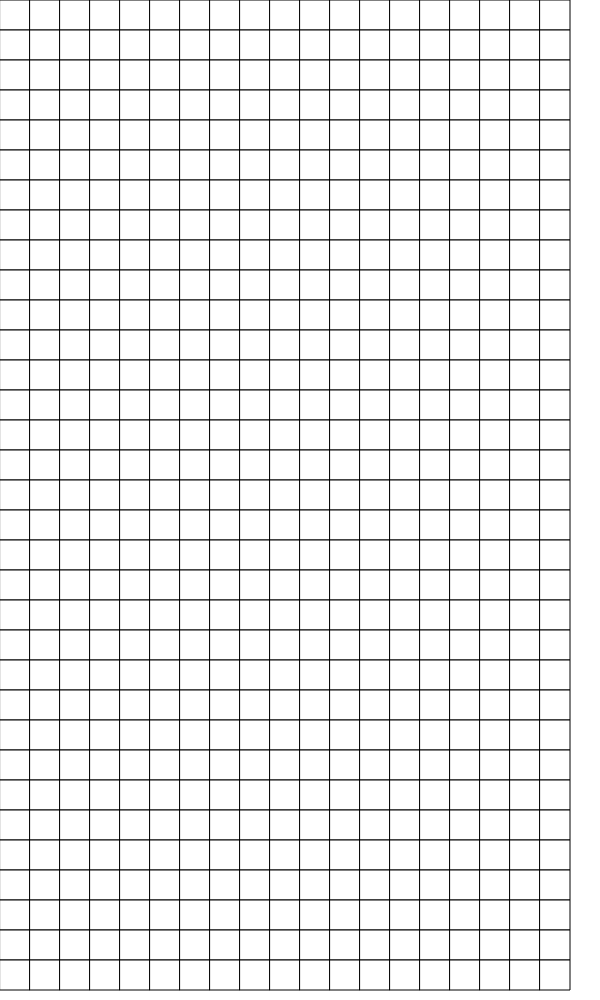
Frame 1 (no input)
Frame 60 (no input): identical to frame 1, image omitted
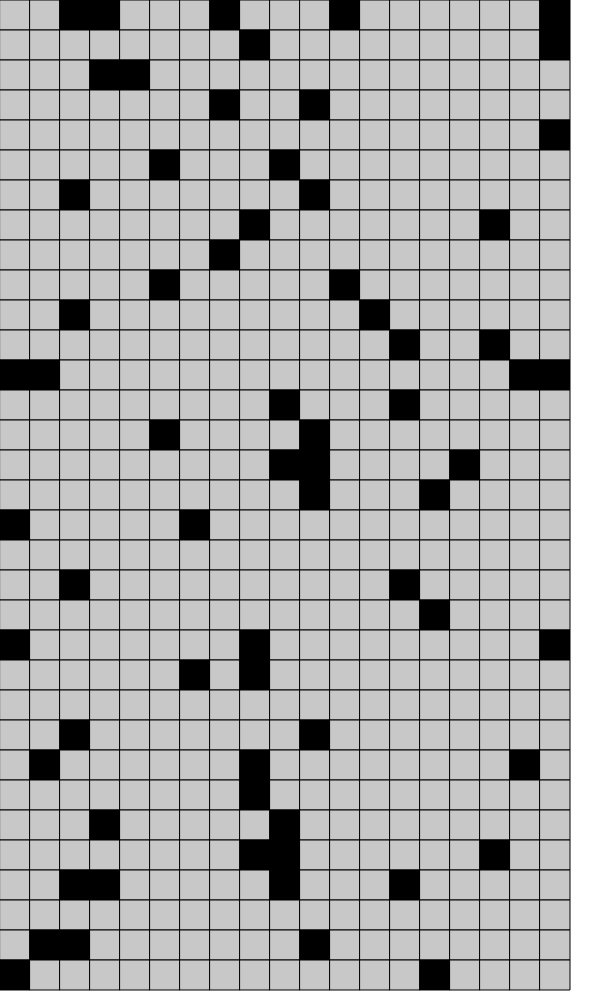
Frame 120 (the mouse pressed at the canvas centre since frame 60)

The p5.js sketch that drew these frames (run headless with seeded random() and noise() and a simulated clock; from frame 60 on, the mouse is pressed at the canvas centre):

// p5.js sketch
// ── sketch.js
const fields = [];
const squareLength = 30; // Length of a square in the field in pixels


function setup() {
    createCanvas(windowWidth/2, windowHeight);
    
    for(let i = 0; i < (width-squareLength)/squareLength; i++) {
        fields.push([]); // Add a new column to the 2d array
        for(let j = 0; j < (height-squareLength)/squareLength; j++) {
            const x = i*squareLength;
            const y = j*squareLength;
            let isBomb = false;

            if(random() < 0.1) isBomb = true;

            fields[i][j] = new Box(x, y, squareLength, isBomb); // Add a new 'Box' to the field
        }
    }
}

function draw() {
    background(255);

    for(const box of fields.flat()) {
        box.show();
    }
}

function mousePressed() {
    const x = floor(mouseX / squareLength);
    const y = floor(mouseY / squareLength);
    fields[x][y].isChosen = true;
    if(fields[x][y].isBomb) {
        for(const box of fields.flat()) {
            box.isChosen = true;
        }
    }
}

// ── Box.js
class Box {
    constructor(x, y, length, isBomb) {
        this.x = x;
        this.y = y;
        this.length = length;
        this.isBomb = isBomb;
        this.isFlagged = false;
        this.isChosen = false;
    }  

    show() {
        if(this.isChosen && this.isBomb) {
            fill(0);
        } else if(this.isChosen) {
            fill(200);
        } else {
            fill(255);
        }
        stroke(0);
        rect(this.x, this.y, 30, 30);
    }
}
